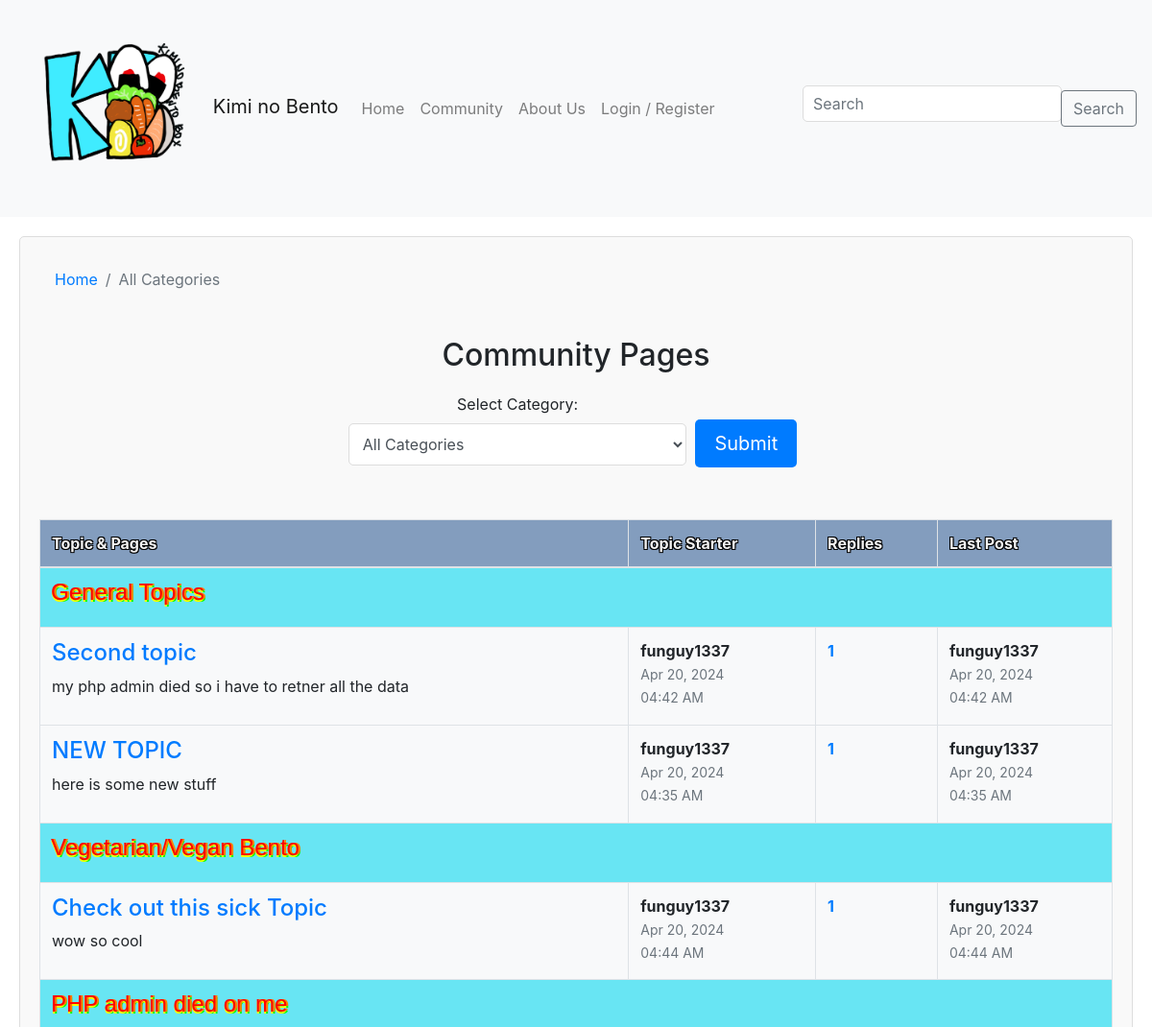
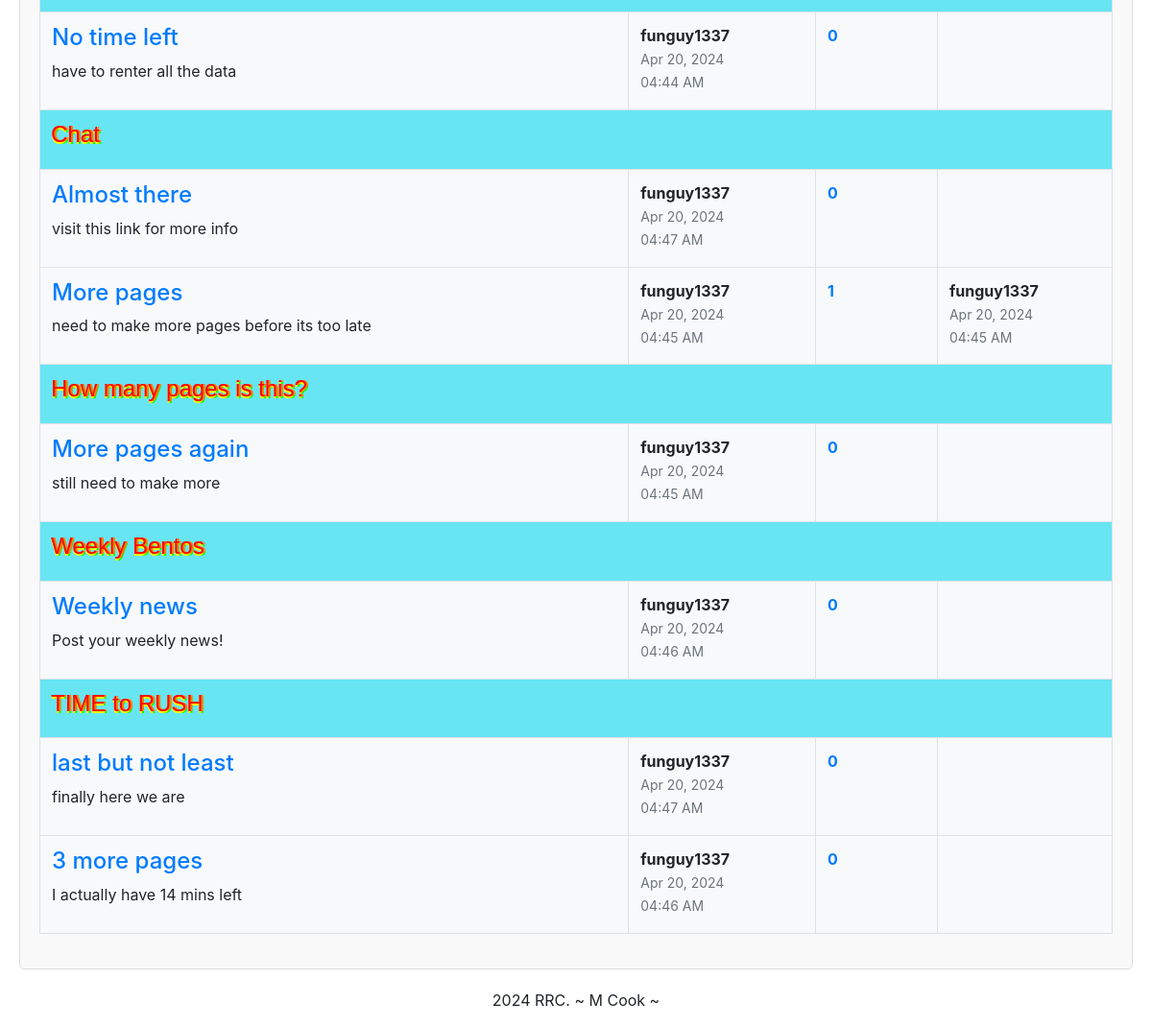
Before: /community.php?category=all with the older database file (2 pictures, top to bottom).
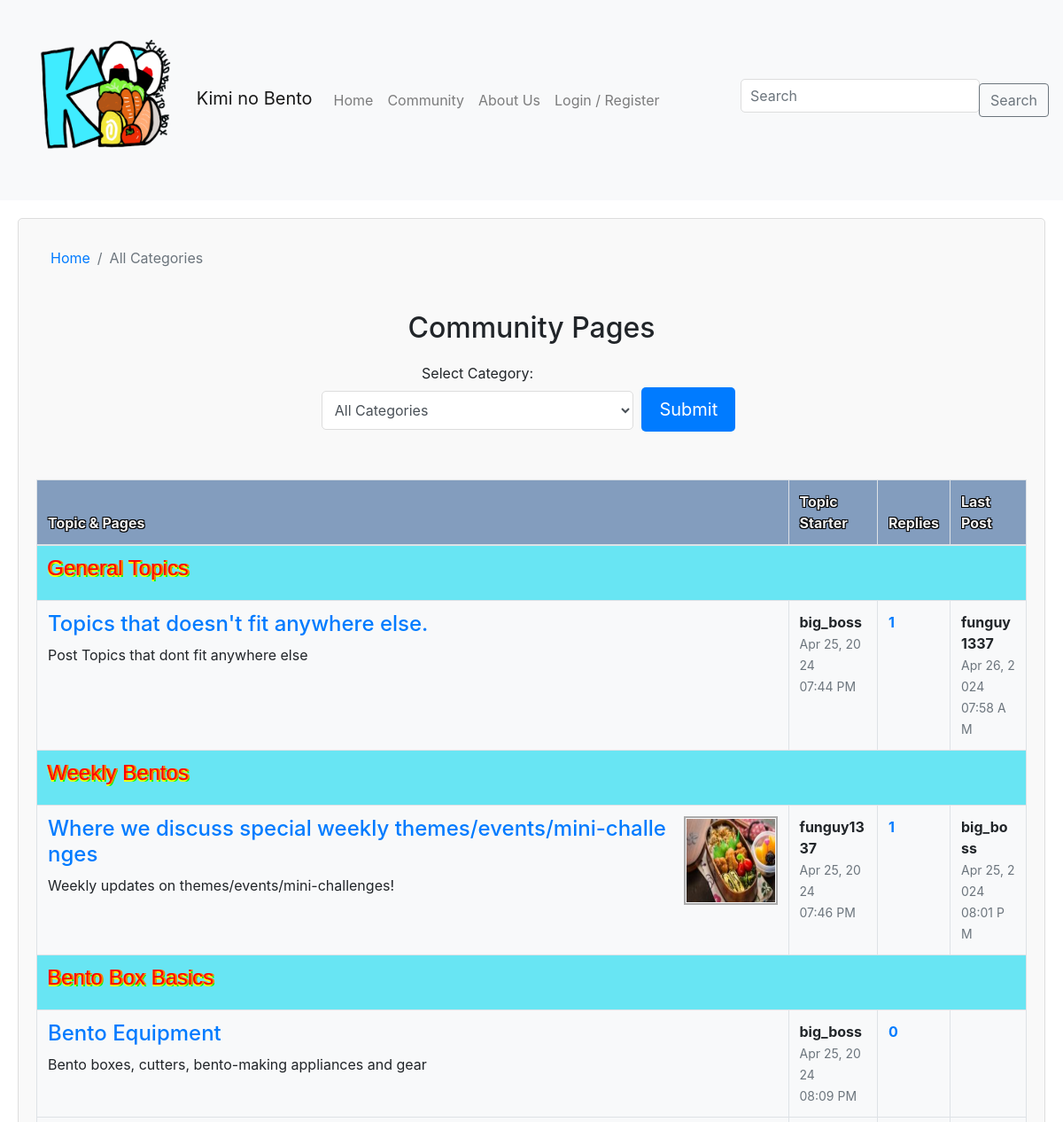
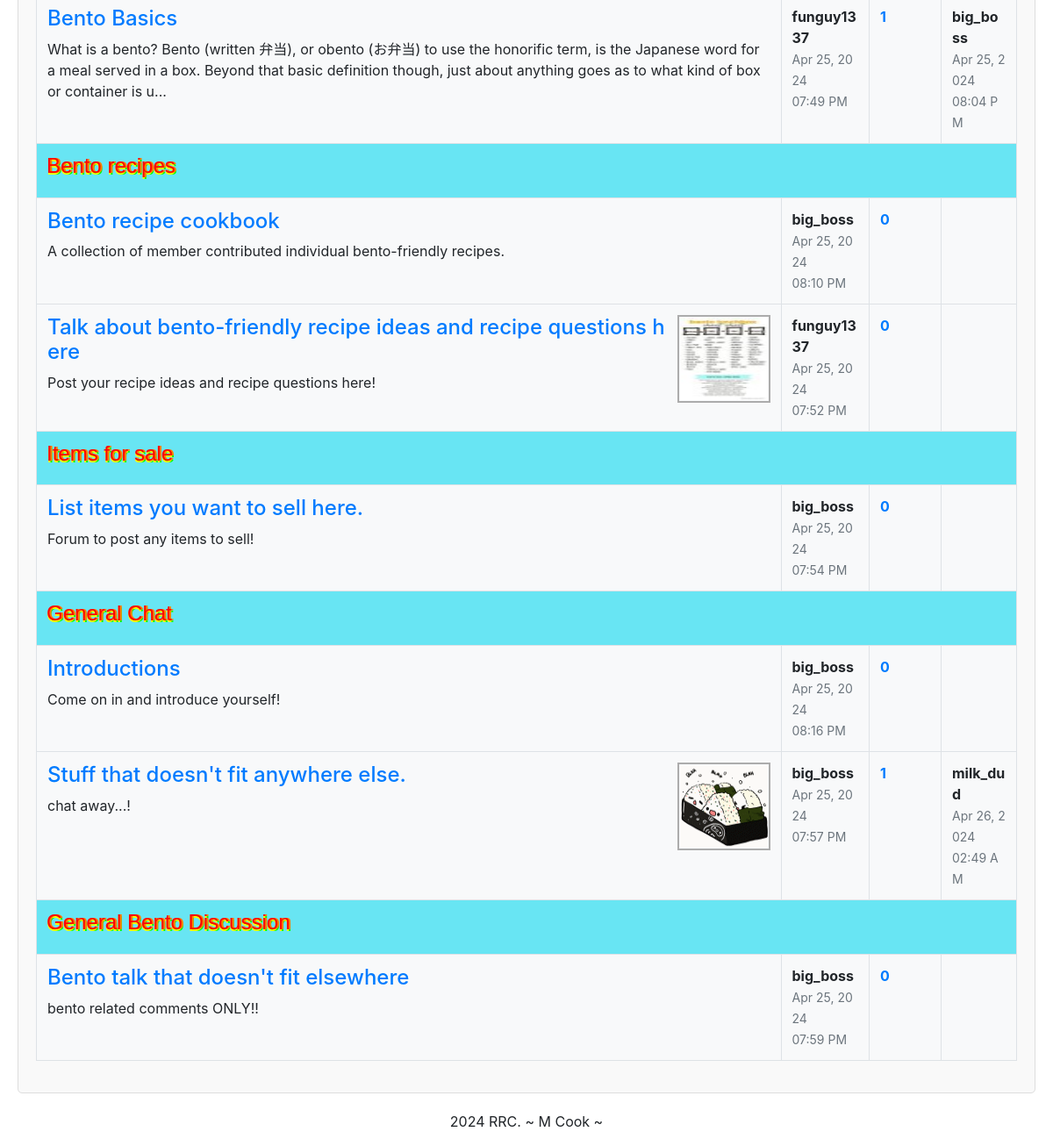
After: the same page with the newer database file (2 pictures, top to bottom).
### tables this page shows
CREATE TABLE `topics` (
  `topic_id` int(11) NOT NULL,
  `category_id` int(11) DEFAULT NULL,
  `title` varchar(255) NOT NULL,
  `topic_content` text NOT NULL,
  `topic_starter_id` int(11) DEFAULT NULL,
  `img_url` text DEFAULT NULL,
  `date_created` timestamp NOT NULL DEFAULT current_timestamp(),
  `reply_count` int(11) DEFAULT 0
);

CREATE TABLE `users` (
  `user_id` int(11) NOT NULL,
  `username` varchar(30) NOT NULL,
  `email` varchar(60) NOT NULL,
  `password_hash` varchar(255) NOT NULL,
  `role_id` int(3) NOT NULL,
  `date_created` date NOT NULL DEFAULT current_timestamp()
);

### community.php (the view, shortened to what this page needs)
<?php
include('inc/database.inc.php');
include('inc/header.inc.php');
$sort_by = 't.date_created';
$stmt = $db->prepare("SELECT c.*,
                            t.*,
                            u.username AS topic_starter_username,
                            MAX(p.date_created) AS latest_post_created_at,
                            lp.username AS last_poster_username,
                            COUNT(p.post_id) AS reply_count
                        FROM categories c
                        LEFT JOIN topics t ON c.category_id = t.category_id
                        LEFT JOIN users u ON t.topic_starter_id = u.user_id
                        LEFT JOIN (
                            SELECT topic_id, MAX(date_created) AS latest_post_created_at
                            FROM posts
                            GROUP BY topic_id
                        ) latest_post ON t.topic_id = latest_post.topic_id
                        LEFT JOIN posts p ON t.topic_id = p.topic_id
                        LEFT JOIN users lp ON p.author_id = lp.user_id
                        GROUP BY c.category_id, t.topic_id
                        ORDER BY c.category_id, $sort_by desc ");
$stmt->execute();
$categories_topics = $stmt->fetchAll(PDO::FETCH_ASSOC);
$category_topics_array = [];
foreach ($categories_topics as $row) {
    $category_id = $row['category_id'];
    if (!isset($category_topics_array[$category_id])) {
        $category_topics_array[$category_id] = [
            'category' => $row['name'],
            'topics' => [],
            'topic_content' => htmlspecialchars($row['topic_content'])
        ];
    }
    $category_topics_array[$category_id]['topics'][] = $row;
}
?>
<div class="community-container">
    <nav aria-label="breadcrumb">
        <ol class="breadcrumb community-breadcrumb">
            <li class="breadcrumb-item"><a href="index.php">Home</a></li>
            <?php if (isset($_GET['category']) && $_GET['category'] !== 'all' && isset($category_topics_array[$_GET['category']])) : ?>
                <?php $selected_category_id = $_GET['category']; ?>
                <?php $selected_category_name = $category_topics_array[$selected_category_id]['category']; ?>
                <li class="breadcrumb-item active" aria-current="page"><?= $selected_category_name ?></li>
            <?php else : ?>
                <li class="breadcrumb-item active" aria-current="page">All Categories</li>
            <?php endif; ?>
        </ol>
    </nav>
    <div class="community-top ">
        <h2>Community Pages</h2>
        <form action="#" method="get" class="mb-3">
            <div class="form-row">
                <div class="form-group col-md-4">
                    <label for="forum_jump">Select Category:</label>
                    <select id="forum_jump" class="form-control" name="category" style="height: auto;">
                        <option value="all">All Categories</option>
                    </select>
                </div>
                <div class="d-flex justify-content-between m-1 align-self-center">
                    <button type="submit" class="btn btn-lg btn-primary mr-2">Submit</button>
                </div>
            </div>
        </form>
    </div>
    <div class="table-responsive">
        <table class="table table-bordered bg-light">
            <thead class="community-thead-head">
                <tr>
                    <th scope="col">Topic & Pages</th>
                    <th scope="col">Topic Starter</th>
                    <th scope="col">Replies</th>
                    <th scope="col">Last Post</th>
                </tr>
            </thead>
            <tbody>
                <?php if (isset($_GET['category'])) : ?>
                    <?php $selected_category_id = $_GET['category']; ?>
                    <?php foreach ($category_topics_array as $category_id => $category_data) : ?>
                        <?php if ($selected_category_id == 'all' || $selected_category_id == $category_id) : ?>
                            <tr>
                                <td colspan="4" class="category-header">
                                    <h4><?= $category_data['category'] ?></h4>
                                </td>
                            </tr>
                            <?php foreach ($category_data['topics'] as $topic) : ?>
                                <tr>
                                    <td class="topic-td">
                                        <?php if (!empty($topic['img_url'])) : ?>
                                            <?php
                                            $originalImagePath = $topic['img_url'];
                                            $thumbnailImagePath = pathinfo($originalImagePath, PATHINFO_DIRNAME) . '/' . pathinfo($originalImagePath, PATHINFO_FILENAME) . '_thumbnail.' . pathinfo($originalImagePath, PATHINFO_EXTENSION);
                                            ?>
                                            <div class="topic-img-container">
                                                <img class="topic-img" src="<?= $thumbnailImagePath ?>" alt="topic-img">
                                            </div>
                                        <?php endif; ?>
                                        <h4><a href="show_topic.php?topic_id=<?= $topic['topic_id'] ?>"><?= (strip_tags(htmlspecialchars_decode($topic['title']))) ?></a></h4>
                                        <p><?= strlen($topic['topic_content']) > 250 ? substr(strip_tags(htmlspecialchars_decode($topic['topic_content'])), 0, 250) . '...' : strip_tags(htmlspecialchars_decode($topic['topic_content'])) ?></p>
                                    </td>
                                    <td>
                                        <span class="topic_starter_username"><?= $topic['topic_starter_username'] ?></span><br>
                                        <span class="post-date"><?= date('M d, Y', strtotime($topic['date_created'])) ?></span><br>
                                        <span class="post-time"><?= date('h:i A', strtotime($topic['date_created'])) ?></span>
                                    </td>
                                    <td>
                                        <span class="reply_count"><?= $topic['reply_count'] ?></span>
                                    </td>
                                    <td>
                                        <span class="latest-poster"><?= $topic['last_poster_username'] ?></span><br>
                                        <?php if (!empty($topic['latest_post_created_at'])) : ?>
                                            <span class="post-date"><?= date('M d, Y', strtotime($topic['latest_post_created_at'])) ?></span><br>
                                            <span class="post-time"><?= date('h:i A', strtotime($topic['latest_post_created_at'])) ?></span>
                                        <?php endif; ?>
                                    </td>
                                </tr>
                            <?php endforeach; ?>
                        <?php endif; ?>
                    <?php endforeach; ?>
                <?php endif; ?>
            </tbody>
        </table>
    </div>
</div>
<?php
include('inc/footer.inc.php');
?>

### inc/header.inc.php (shortened to what this page needs)
<!DOCTYPE html>
<html lang="en">
<head>
    <link rel="stylesheet" href="https://stackpath.bootstrapcdn.com/bootstrap/4.5.2/css/bootstrap.min.css">
    <link rel="stylesheet" href="<?php echo CSS_URL; ?>styles.css" />
</head>
<body>
    <nav class="navbar navbar-expand-lg navbar-light bg-light">
        <a class="navbar-brand" href="#">
            <img src="<?php echo IMG_URL; ?>logo_kimi_no_bento.png" alt="Logo" width="200" height="200" class="d-inline-block">
            Kimi no Bento
        </a>
        <div class="collapse navbar-collapse" id="navbarSupportedContent">
            <ul class="navbar-nav mr-auto justify-content-between">
                <li class="nav-item"><a class="nav-link" href=" <?php echo BASE_URL; ?>index.php">Home</a></li>
                <li class="nav-item"><a class="nav-link" href="<?php echo BASE_URL; ?>community.php?category=all">Community</a></li>
                <li class="nav-item"><a class="nav-link" href="<?php echo BASE_URL; ?>about.php">About Us</a></li>
                <?php if (isset($_SESSION['user_id'])) : ?>
                    <li class="nav-item"><a class="nav-link" href="<?php echo BASE_URL; ?>user/account.php"><?php echo $_SESSION['username']; ?></a></li>
                    <?php if ($_SESSION['role_id'] === 666) : ?>
                        <li class="nav-item"><a class="nav-link" href="<?php echo BASE_URL; ?>admin.php">Admin</a></li>
                    <?php endif; ?>
                    <li>
                        <form method="post">
                            <button type="submit" name="logout" class="btn btn-link">Logout</button>
                        </form>
                    </li>
                <?php else : ?>
                    <li class="nav-item"><a class="nav-link" href="<?php echo BASE_URL; ?>user/login.php">Login / Register</a></li>
                <?php endif; ?>
            </ul>
            <form class="form-inline my-7 my-lg-0" action="<?php echo BASE_URL; ?>search.php" method="GET">
                <input type="text" class="form-control" name="query" placeholder="Search" aria-label="Search" aria-describedby="search-btn1">
                <div class="input-group-append">
                    <button class="btn btn-outline-secondary" type="submit" id="search-btn1">Search</button>
                </div>
            </form>
        </div>
    </nav>

### inc/footer.inc.php (shortened to what this page needs)
<footer>
    <div>
        <p class="text-center">2024 RRC. ~ M Cook ~</p>
    </div>
</footer>
</body>
</html>

### CSS/styles.css (style rules this page uses)
.breadcrumb { background-color: transparent; }
.community-thead-head { background-color: #839DBE; color: #f3f3f3; text-shadow: -1px -1px 0 #000, 1px -1px 0 #000, -1px 1px 0 #000, 1px 1px 0 #000; }
.category-header { background-color: #68e5f3; font-family: Verdana, Geneva, Tahoma, sans-serif; color: transparent; text-shadow: -1px -1px 0 #FF0000, 1px -1px 0 #FF7F00, -1px 1px 0 #FFFF00, 1px 1px 0 #00FF00; animation: rainbow 5s infinite; }
.topic_starter_username { font-weight: bold; }
.reply_count { font-weight: bold; color: #007bff; }
.latest-poster { font-weight: bold; }
.post-date { font-size: 14px; color: #6c757d; }
.post-time { font-size: 14px; color: #6c757d; }
.topic-img-container { float: right; margin-left: 10px; border: 2px solid #acacac; height: 100px; padding: 1px; }
.topic-img { width: 100px; height: 50px; max-width: 100%; height: 100%; }
.community-container { margin: 20px; padding: 20px; background-color: #f9f9f9; border: 1px solid #ddd; border-radius: 5px; }
.community-breadcrumb { background-color: transparent; }
.community-top { text-align: center; padding: 20px; }
.community-top h2 { margin-bottom: 20px; }
.community-top form .form-row { justify-content: center; }
.community-top form .form-group { margin-bottom: 10px; }
.community-top form button[type="submit"], .community-top form a.btn { margin-top: 10px; }
.table-responsive { overflow-x: auto; max-width: 100%; }
table { table-layout: auto; width: 10px; }
td { word-break: break-all; }
.btn-primary { background-color: #007bff; color: #fff; border: none; padding: 10px 20px; border-radius: 5px; cursor: pointer; }
.form-control { width: 100%; padding: 10px; border: 1px solid #ddd; border-radius: 5px; margin-bottom: 10px; }

Changed rows visible on the page:
removed topics: title "Second topic", topic_content "my php admin died so i have to retner all the data", topic_starter.username "funguy1337", date_created "Apr 20, 2024", date_created "04:42 AM", reply_count "1", last_poster_username "funguy1337", latest_post_created_at "Apr 20, 2024", latest_post_created_at "04:42 AM"
removed topics: title "NEW TOPIC", topic_content "here is some new stuff", topic_starter.username "funguy1337", date_created "Apr 20, 2024", date_created "04:35 AM", reply_count "1", last_poster_username "funguy1337", latest_post_created_at "Apr 20, 2024", latest_post_created_at "04:35 AM"
removed topics: title "Check out this sick Topic", topic_content "wow so cool", topic_starter.username "funguy1337", date_created "Apr 20, 2024", date_created "04:44 AM", reply_count "1", last_poster_username "funguy1337", latest_post_created_at "Apr 20, 2024", latest_post_created_at "04:44 AM"
removed topics: title "No time left", topic_content "have to renter all the data", topic_starter.username "funguy1337", date_created "Apr 20, 2024", date_created "04:44 AM", reply_count "0"
removed topics: title "Almost there", topic_content "visit this link for more info", topic_starter.username "funguy1337", date_created "Apr 20, 2024", date_created "04:47 AM", reply_count "0"
removed topics: title "More pages", topic_content "need to make more pages before its too late", topic_starter.username "funguy1337", date_created "Apr 20, 2024", date_created "04:45 AM", reply_count "1", last_poster_username "funguy1337", latest_post_created_at "Apr 20, 2024", latest_post_created_at "04:45 AM"
removed topics: title "More pages again", topic_content "still need to make more", topic_starter.username "funguy1337", date_created "Apr 20, 2024", date_created "04:45 AM", reply_count "0"
removed topics: title "Weekly news", topic_content "Post your weekly news!", topic_starter.username "funguy1337", date_created "Apr 20, 2024", date_created "04:46 AM", reply_count "0"
removed topics: title "last but not least", topic_content "finally here we are", topic_starter.username "funguy1337", date_created "Apr 20, 2024", date_created "04:47 AM", reply_count "0"
removed topics: title "3 more pages", topic_content "I actually have 14 mins left", topic_starter.username "funguy1337", date_created "Apr 20, 2024", date_created "04:46 AM", reply_count "0"
added topics: title "Topics that doesn't fit anywhere else.", topic_content "Post Topics that dont fit anywhere else", topic_starter.username "big_boss", date_created "Apr 25, 2024", date_created "07:44 PM", reply_count "1", last_poster_username "funguy1337", latest_post_created_at "Apr 26, 2024", latest_post_created_at "07:58 AM"
added topics: shows a picture, title "Where we discuss special weekly themes/events/mini-challenges", topic_content "Weekly updates on themes/events/mini-challenges!", topic_starter.username "funguy1337", date_created "Apr 25, 2024", date_created "07:46 PM", reply_count "1", last_poster_username "big_boss", latest_post_created_at "Apr 25, 2024", latest_post_created_at "08:01 PM"
added topics: title "Bento Equipment", topic_content "Bento boxes, cutters, bento-making appliances and gear", topic_starter.username "big_boss", date_created "Apr 25, 2024", date_created "08:09 PM", reply_count "0"
added topics: title "Bento Basics", topic_content "What is a bento? Bento (written 弁当), or obento (お弁当) to use the honorific term, is the Japanese word for a meal served in a box. Beyond that basic definition though, just about anything goes as to what kind of box or container is u", topic_starter.username "funguy1337", date_created "Apr 25, 2024", date_created "07:49 PM", reply_count "1", last_poster_username "big_boss", latest_post_created_at "Apr 25, 2024", latest_post_created_at "08:04 PM"
added topics: title "Bento recipe cookbook", topic_content "A collection of member contributed individual bento-friendly recipes.", topic_starter.username "big_boss", date_created "Apr 25, 2024", date_created "08:10 PM", reply_count "0"
added topics: shows a picture, title "Talk about bento-friendly recipe ideas and recipe questions here", topic_content "Post your recipe ideas and recipe questions here!", topic_starter.username "funguy1337", date_created "Apr 25, 2024", date_created "07:52 PM", reply_count "0"
added topics: title "List items you want to sell here.", topic_content "Forum to post any items to sell!", topic_starter.username "big_boss", date_created "Apr 25, 2024", date_created "07:54 PM", reply_count "0"
added topics: title "Introductions", topic_content "Come on in and introduce yourself!", topic_starter.username "big_boss", date_created "Apr 25, 2024", date_created "08:16 PM", reply_count "0"
added topics: shows a picture, title "Stuff that doesn't fit anywhere else.", topic_content "chat away...!", topic_starter.username "big_boss", date_created "Apr 25, 2024", date_created "07:57 PM", reply_count "1", last_poster_username "milk_dud", latest_post_created_at "Apr 26, 2024", latest_post_created_at "02:49 AM"
added topics: title "Bento talk that doesn't fit elsewhere", topic_content "bento related comments ONLY!!", topic_starter.username "big_boss", date_created "Apr 25, 2024", date_created "07:59 PM", reply_count "0"
